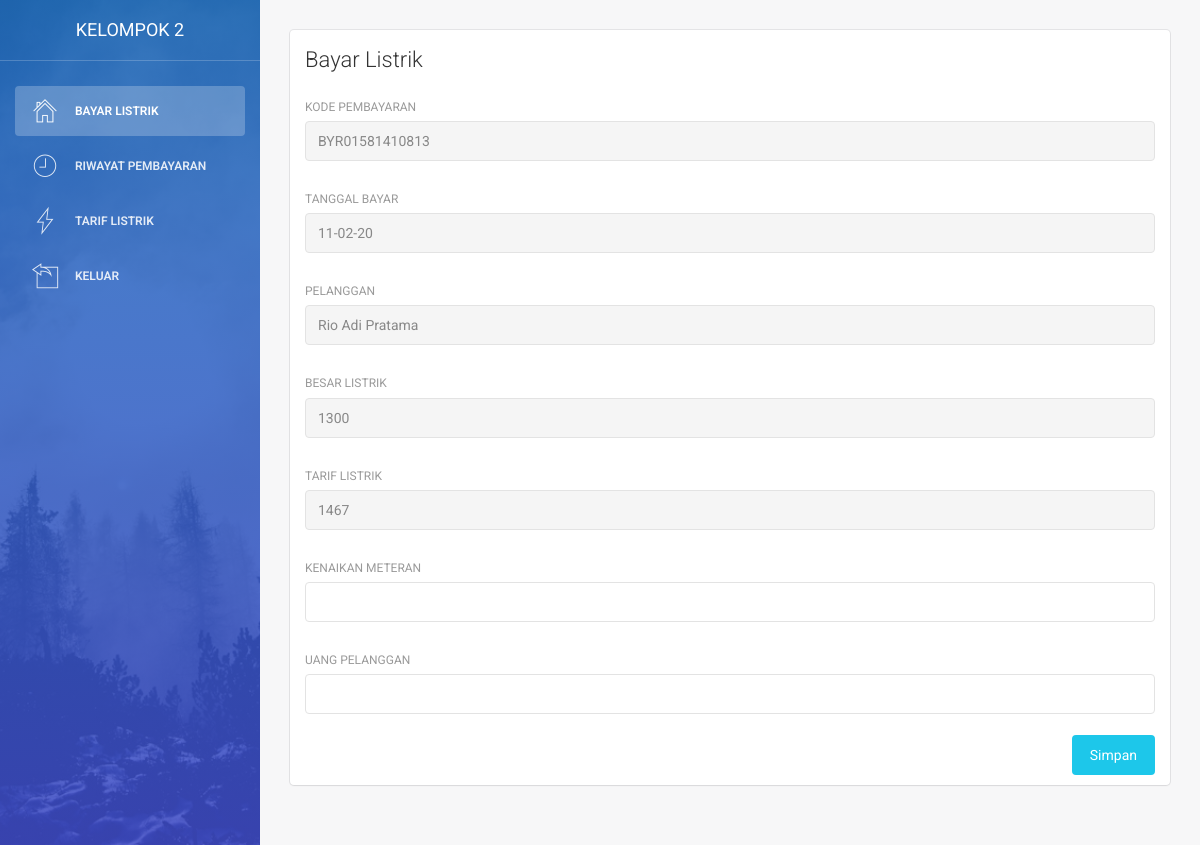
Page /index.php/bayar/pilih_pelanggan/21 on the committed database.
### tables this page shows
CREATE TABLE `pelanggan` (
  `id` int(11) NOT NULL,
  `kode_pelanggan` varchar(25) NOT NULL,
  `nama` varchar(255) NOT NULL,
  `alamat` text NOT NULL,
  `telepon` bigint(15) NOT NULL,
  `gender` tinyint(1) NOT NULL DEFAULT 1 COMMENT '0=cewek,1=cowok',
  `daya` int(20) NOT NULL
);

CREATE TABLE `daya` (
  `id` int(11) NOT NULL,
  `kd_daya` varchar(255) NOT NULL,
  `daya` int(30) NOT NULL,
  `gol_tarif` int(30) NOT NULL
);

### application/controllers/bayar.php (called while the page is built, shortened)
<?php
 class bayar extends CI_Controller
 {
 	public function __construct()
 	{
 		$this->load->model('model_bayar');
 		$this->load->model('model_pelanggan');
 	}
	public function pilih_pelanggan($id){
		$data = array(
			'title' =>'Bayar Listrik',
			'data_pelanggan' => $this->model_pelanggan->edit($id), );
		$this->load->view('petugas/Bayar/hal_bayar',$data);
	}
 	}
  ?>

### index.php (called while the page is built, shortened)
<?php
require_once BASEPATH.'core/CodeIgniter.php';

### application/models/Model_pelanggan.php (called while the page is built, shortened)
<?php
class Model_pelanggan extends CI_model
{
	public function edit($id){
		$this->db->where("pelanggan.id",$id);
		$query = $this->db->select('pelanggan.*,daya.daya,daya.gol_tarif,daya.id AS daya_id')
				->from('pelanggan')
				->order_by('id','DESC')
				->join('daya','pelanggan.daya = daya.id')
				->get();
		if ($query) {
			return $query->row();
		}else{
			return false;
		}
	}
}
 ?>

### application/views/petugas/Bayar/hal_bayar.php (the view, shortened to what this page needs)
<!DOCTYPE html>
<html lang="en">
<head>
    <link href="<?php echo base_url('assets/css/bootstrap.min.css" rel="stylesheet') ?>" />
    <link href="<?php echo base_url('assets/css/animate.min.css" rel="stylesheet') ?>"/>
    <link href="<?php echo base_url('assets/css/light-bootstrap-dashboard.css?v=1.4.0') ?>" rel="stylesheet"/>
    <link href="<?php echo base_url('assets/css/demo.css" rel="stylesheet') ?>" />
    <link href="http://maxcdn.bootstrapcdn.com/font-awesome/4.2.0/css/font-awesome.min.css" rel="stylesheet">
    <link href="<?php echo base_url('assets/css/pe-icon-7-stroke.css" rel="stylesheet') ?>" />
</head>
<body>
<div class="wrapper">
    <div class="sidebar" data-color="blue" data-image="<?php echo base_url('assets/img/sidebar-5.jpg') ?>">
    	<div class="sidebar-wrapper">
            <div class="logo">
                <a href="#" class="simple-text">
                    Kelompok 2
                </a>
            </div>
            <ul class="nav">
                <li class="active">
                    <a href="<?php echo base_url() ?>index.php/bayar/">
                        <i class="pe-7s-home"></i>
                        <p>Bayar Listrik</p>
                    </a>
                </li>
                <li>
                    <a href="<?php echo base_url() ?>index.php/riwayat_pembayaran/">
                        <i class="pe-7s-clock "></i>
                        <p>Riwayat Pembayaran</p>
                    </a>
                </li>
                <li>
                    <a href="<?php echo base_url() ?>index.php/listrik_1/">
                        <i class="pe-7s-gleam"></i>
                        <p>Tarif listrik </p>
                    </a>
                </li>
                <li>
                <li>
                    <a href="<?php echo base_url() ?>index.php/Login/">
                        <i class="pe-7s-back-2"></i>
                        <p>Keluar</p>
                    </a>
                </li>
            </ul>
        </div>
    </div>
    <div class="main-panel">
        <div class="content">
            <div class="container-fluid">
                <div class="row">
                    <div class="col-md-12">
                        <div class="card">
                            <div class="header">
                                <h4 class="title"><?php echo $title ?></h4>
                            </div>
                            <div class="content">
                            	<?php echo form_open('bayar/bayar_listrik') ?>
                                <form method="post">
                                    <div class="row">
                                        <div class="col-md-12">
                                            <div class="form-group">
												<label for="">Kode Pembayaran</label>
												<input type="text" class="form-control" name="kode_pembayaran" readonly="readonly"value="<?php echo 'BYR0'.time() ?>" >
											</div>
                                        </div>
                                    </div>
                                    <div class="row">
                                        <div class="col-md-12">
                                            <div class="form-group">
												<label for="">tanggal bayar</label>
												<input type="text" class="form-control" name="tanggal_pembayaran" required="required" readonly="readonly" value="<?php echo date('d-m-y'); ?>">
                                            </div>
                                        </div>
                                    </div>
                                    <div class="row">
                                        <div class="col-md-12">
                                            <div class="form-group">
												<label for="">pelanggan</label>
												<input type="text" class="form-control" name="pelanggan" required="required" readonly="readonly" value="<?php echo $data_pelanggan->nama; ?>">
                                            </div>
                                        </div>
                                    </div>
                                    <div class="row">
                                        <div class="col-md-12">
                                            <div class="form-group">
                                                <label for="">Besar Listrik</label>
                                                <input class="form-control" type="text" name="daya" required="required" readonly="readonly" value="<?php echo $data_pelanggan->daya; ?>">
                                            </div>
                                        </div>
                                    </div>
                                    <div class="row">
                                        <div class="col-md-12">
                                            <div class="form-group">
                                                <label for="">Tarif Listrik</label>
                                                <input class="form-control" type="text" name="tagihan" required="required" readonly="readonly" value="<?php echo $data_pelanggan->gol_tarif; ?>">
                                            </div>
                                        </div>
                                    </div>
                                    <div class="row">
                                        <div class="col-md-12">
                                            <div class="form-group">
                                                <label for="">Kenaikan Meteran</label>
                                                <input class="form-control" type="number" name="naik" required="required" required="required" >
                                            </div>
                                        </div>
                                    </div>
                                    <div class="row">
                                        <div class="col-md-12">
                                            <div class="form-group">
                                                <label for="">Uang Pelanggan</label>
                                                <input class="form-control" type="number" name="uang_pelanggan" required="required" required="required">
                                            </div>
                                        </div>
                                    </div>
                                    <button type="submit" class="btn btn-info btn-fill pull-right">Simpan</button>
                                    <div class="clearfix"></div>
                                </form>
                                <?php echo form_close() ?>
                            </div>
                        </div>
                    </div>
                </div>
            </div>
        </div>
    </div>
</div>
</body>
</html>

### rows in the picture
pelanggan: pelanggan "Rio Adi Pratama", daya "1300", tagihan "1467"

### other values in the picture
$title "Bayar Listrik"
